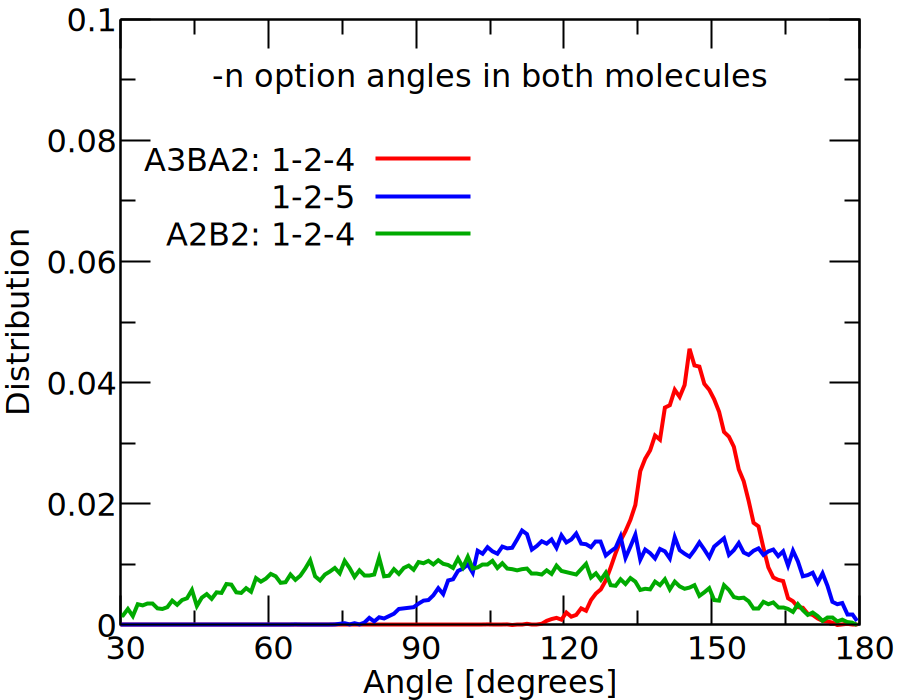

This figure's gnuplot source:
reset
set terminal pngcairo size 900,700 fontscale 2 linewidth 2 enhanced

set output 'angles_extra.png'
set multiplot

set lmargin 6.0
set rmargin 2.0
set tmargin 0.5
set bmargin 2.0

set xr  [30 to 180]
set yr  [ 0 to   0.1]

set xtics 30    scale 2,1 offset 0.0,0.4
set ytics  0.02 scale 2,1 offset 0.8,0.0

set mxtics  2
set mytics  2

set xlabel 'Angle [degrees]' offset 0,1
set ylabel 'Distribution' offset 2.5,0
set title '-n option angles in both molecules' offset 0,-3

x=0.5
y=0.8
set key at graph x,y
plot 'angles_extra.txt' u 1:2 w l lw 2 lc rgb '#FF0000' t 'A3BA2: 1-2-4', \
     'angles_extra.txt' u 1:3 w l lw 2 lc rgb '#0000FF' t '1-2-5', \
     'angles_extra.txt' u 1:4 w l lw 2 lc rgb '#00AA00' t 'A2B2: 1-2-4'
unset multiplot
unset output
